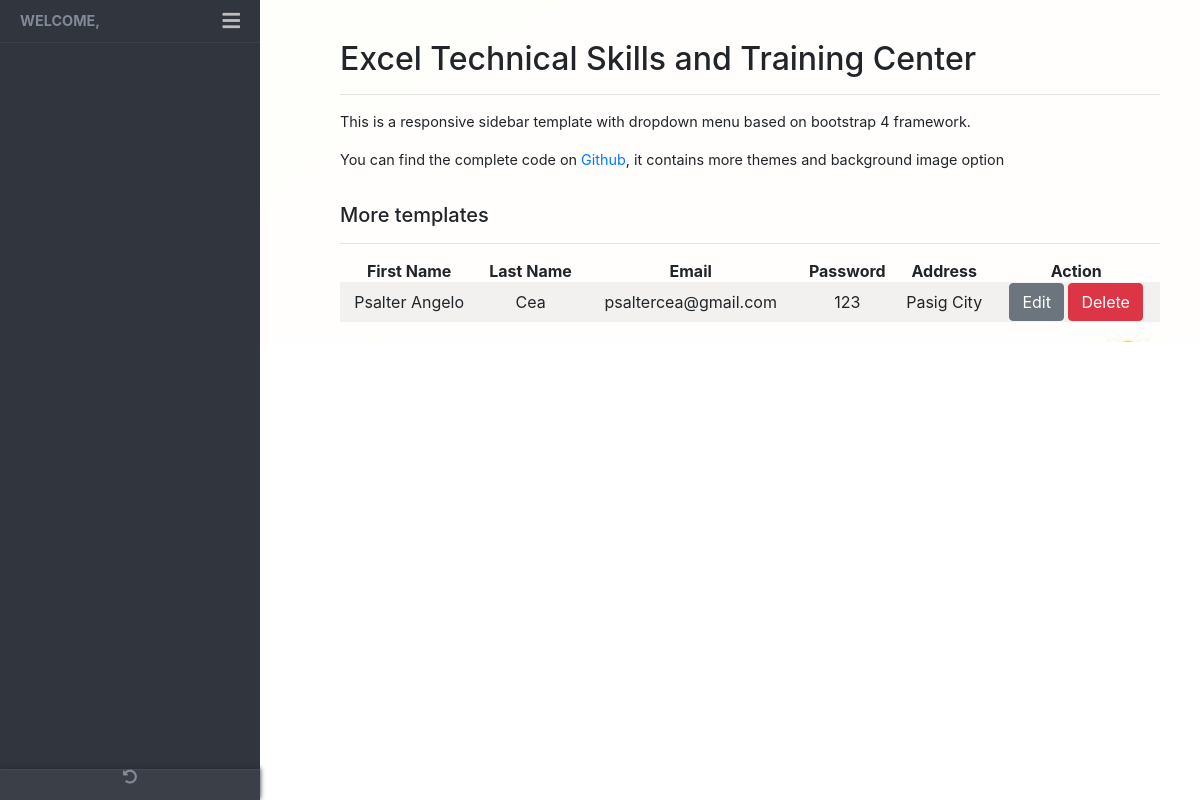
The app's page /SeyProject/student.php, older data.
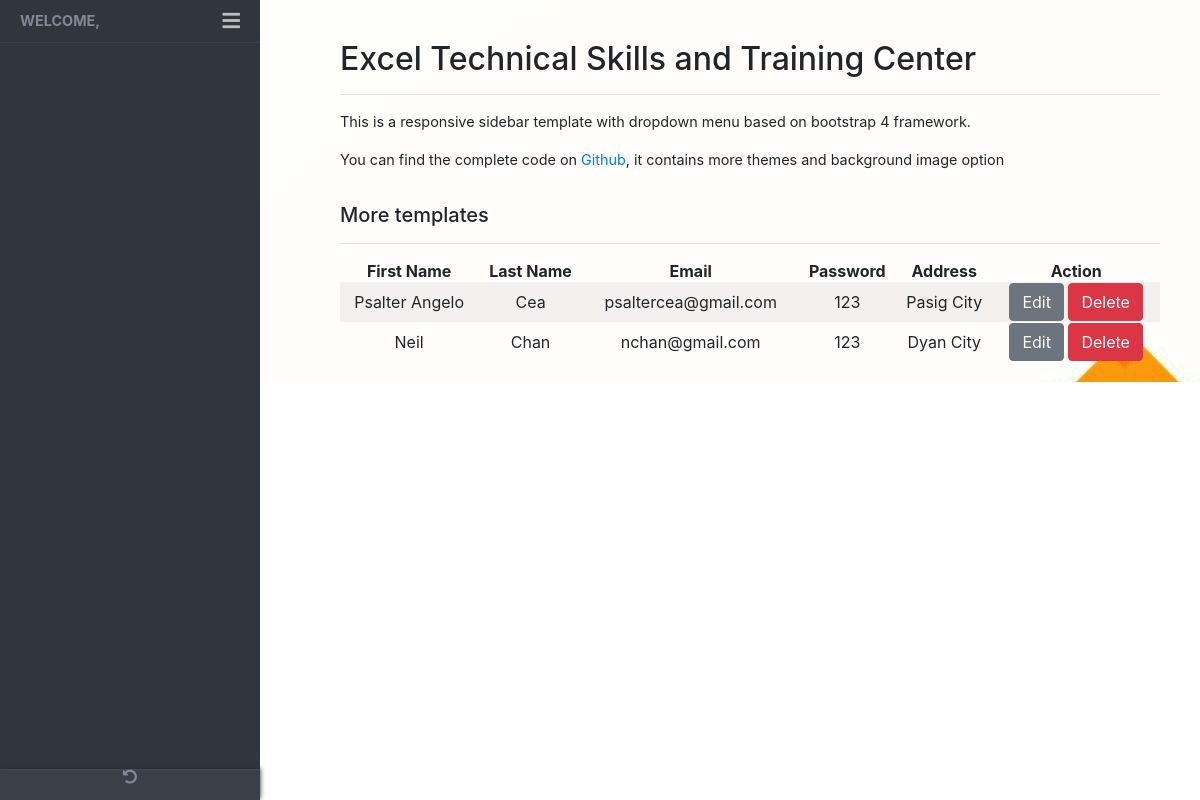
The same page, newer data.
### tables this page shows
CREATE TABLE `student_tbl` (
  `stdid` int(11) NOT NULL,
  `stdFname` varchar(255) NOT NULL,
  `stdLname` varchar(255) NOT NULL,
  `stdEmail` varchar(255) NOT NULL,
  `userLvl` varchar(255) NOT NULL,
  `stdPass` varchar(255) NOT NULL,
  `stdAdd` varchar(255) NOT NULL
);

### SeyProject/student.php (the view, shortened to what this page needs)
<?php
  require_once('config/dbconnection.php');
  include('sidebar.php');
  $query = "SELECT * FROM student_tbl";
  $result = mysqli_query($conn, $query);
  $all = mysqli_fetch_all($result,MYSQLI_ASSOC);
?>
  <main class="page-content">
    <div class="container-fluid">
      <h2>Excel Technical Skills and Training Center</h2>
      <hr>
      <div class="row">
        <div class="form-group col-md-12">
          <p>This is a responsive sidebar template with dropdown menu based on bootstrap 4 framework.</p>
          <p> You can find the complete code on <a href="https://github.com/azouaoui-med/pro-sidebar-template" target="_blank">
              Github</a>, it contains more themes and background image option</p>
        </div>
      </div>
      <h5>More templates</h5>
      <hr>
      <div id="no-more-tables">
            <table class="col-md-12 table-striped cf text-center">
        		<thead class="cf">
        			<tr>
        				<th class="numeric">First Name</th>
        				<th class="numeric">Last Name</th>
        				<th class="numeric">Email</th>
                <th class="numeric">Password</th>
        				<th class="numeric">Address</th>
                <th class="numeric">Action</th>
        			</tr>
        		</thead>
        		<tbody>
            <?php foreach($all as $user):?>
        			<tr>
        				<td data-title="First Name"><?php echo $user['stdFname'];?></td>
        				<td data-title="Last Name"><?php echo  $user['stdLname'];?></td>
        				<td data-title="Email" class="numeric"><?php echo $user['stdEmail'];?></td>
        				<td data-title="Password" class="numeric"><?php echo $user['stdPass'];?></td>
        				<td data-title="Address" class="numeric"><?php echo $user['stdAdd'];?></td>
        				<td data-title="Action" class="numeric"><a href="editstudent.php?id=<?php echo $user['stdid']; ?>" class="btn btn-secondary">Edit</a> 	<a href="deletestudent.php?id=<?php echo $user['stdid']; ?>" class="btn btn-danger">Delete</a></td>
        			</tr>
            <?php endforeach;?>
        		</tbody>
        	</table>
        </div>
  </main>

### SeyProject/sidebar.php (shortened to what this page needs)
<?php
  $stdFname = $_SESSION['stdFname'];
?>
<link href="//maxcdn.bootstrapcdn.com/bootstrap/4.0.0/css/bootstrap.min.css" rel="stylesheet" id="bootstrap-css">
<!DOCTYPE html>
<html lang="en">
<head>
    <link rel="stylesheet" href="https://maxcdn.bootstrapcdn.com/bootstrap/4.0.0/css/bootstrap.min.css"
>
    <link href="https://use.fontawesome.com/releases/v5.0.6/css/all.css" rel="stylesheet">
    <link rel="stylesheet" href="css/main.css">
    <link rel="stylesheet" href="css/table.css">
</head>
<body>
<div class="page-wrapper chiller-theme toggled">
  <nav id="sidebar" class="sidebar-wrapper">
    <div class="sidebar-content">
      <div class="sidebar-brand">
        <a href="home.php"> Welcome, <br><?php echo $stdFname; ?></a>
        <div id="close-sidebar">
          <i class="fas fa-bars"></i>
        </div>
      </div>
      <div class="sidebar-menu">
      </div>
    </div>
        <div class="sidebar-footer">
          <a href="logout.php">
            <i class="fa fa-undo-alt"></i>
          </a>
        </div>
  </nav>
</body>
</html>

### SeyProject/css/main.css (style rules this page uses)
body { font-size: 0.9rem; }
.page-wrapper .sidebar-wrapper, .sidebar-wrapper .sidebar-brand > a, .sidebar-wrapper .sidebar-dropdown > a:after, .sidebar-wrapper .sidebar-menu .sidebar-dropdown .sidebar-submenu li a:before, .sidebar-wrapper ul li a i, .page-wrapper .page-content, .sidebar-wrapper .sidebar-search input.search-menu, .sidebar-wrapper .sidebar-search .input-group-text, .sidebar-wrapper .sidebar-menu ul li a, #show-sidebar, #close-sidebar { -webkit-transition: all 0.3s ease; -moz-transition: all 0.3s ease; -ms-transition: all 0.3s ease; -o-transition: all 0.3s ease; transition: all 0.3s ease; }
.page-wrapper { height: 100vh; }
.page-wrapper.toggled .sidebar-wrapper { left: 0px; }
@media screen and (min-width: 768px) { .page-wrapper.toggled .page-content { padding-left: 300px; } }
.sidebar-wrapper { width: 260px; height: 100%; max-height: 100%; position: fixed; top: 0; left: -300px; z-index: 999; }
.sidebar-wrapper a { text-decoration: none; }
.sidebar-content { max-height: calc(100% - 30px); height: calc(100% - 30px); overflow-y: auto; position: relative; }
.sidebar-wrapper .sidebar-brand { padding: 10px 20px; display: flex; align-items: center; }
.sidebar-wrapper .sidebar-brand > a { text-transform: uppercase; font-weight: bold; flex-grow: 1; }
.sidebar-wrapper .sidebar-brand #close-sidebar { cursor: pointer; font-size: 20px; }
.sidebar-wrapper .sidebar-menu { padding-bottom: 10px; }
.sidebar-footer { position: absolute; width: 100%; bottom: 0; display: flex; }
.sidebar-footer > a { flex-grow: 1; text-align: center; height: 30px; line-height: 30px; position: relative; }
.page-wrapper .page-content { display: inline-block; width: 100%; padding-left: 0px; padding-top: 20px; background-image: url("../excellogo/logo2.jpg"); }
.page-wrapper .page-content > div { padding: 20px 40px; }
.page-wrapper .page-content { overflow-x: hidden; }
.chiller-theme .sidebar-wrapper { background: #31353D; }
.chiller-theme .sidebar-wrapper .sidebar-header, .chiller-theme .sidebar-wrapper .sidebar-search, .chiller-theme .sidebar-wrapper .sidebar-menu { border-top: 1px solid #3a3f48; }
.chiller-theme .sidebar-wrapper .sidebar-header .user-info .user-role, .chiller-theme .sidebar-wrapper .sidebar-header .user-info .user-status, .chiller-theme .sidebar-wrapper .sidebar-search input.search-menu, .chiller-theme .sidebar-wrapper .sidebar-search .input-group-text, .chiller-theme .sidebar-wrapper .sidebar-brand>a, .chiller-theme .sidebar-wrapper .sidebar-menu ul li a, .chiller-theme .sidebar-footer>a { color: #818896; }
.page-wrapper.chiller-theme.toggled #close-sidebar { color: #bdbdbd; }
.chiller-theme .sidebar-footer { background: #3a3f48; box-shadow: 0px -1px 5px #282c33; border-top: 1px solid #464a52; }
.chiller-theme .sidebar-footer>a:first-child { border-left: none; }
.chiller-theme .sidebar-footer>a:last-child { border-right: none; }

Row changes from the older to the newer data that the page shows:
added student_tbl: stdFname "Neil", stdLname "Chan", stdEmail "nchan@gmail.com", stdPass "123", stdAdd "Dyan City"
